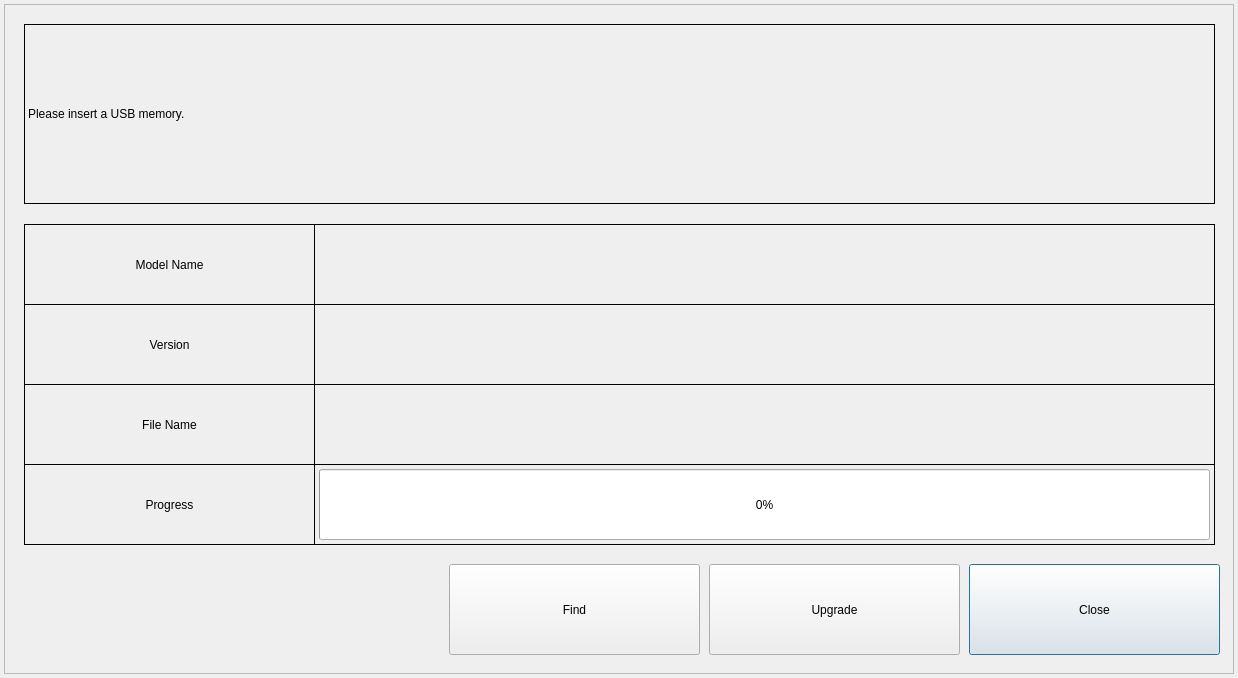
<?xml version="1.0" encoding="UTF-8"?>
<ui version="4.0">
 <class>AppUpgradeDialog</class>
 <widget class="QDialog" name="AppUpgradeDialog">
  <property name="geometry">
   <rect>
    <x>0</x>
    <y>0</y>
    <width>1238</width>
    <height>678</height>
   </rect>
  </property>
  <property name="windowTitle">
   <string>APPUPGRADE PROPERTY</string>
  </property>
  <widget class="QFrame" name="frame">
   <property name="geometry">
    <rect>
     <x>4</x>
     <y>4</y>
     <width>1230</width>
     <height>670</height>
    </rect>
   </property>
   <property name="frameShape">
    <enum>QFrame::StyledPanel</enum>
   </property>
   <property name="frameShadow">
    <enum>QFrame::Raised</enum>
   </property>
   <widget class="QPushButton" name="buttonClose">
    <property name="geometry">
     <rect>
      <x>965</x>
      <y>560</y>
      <width>251</width>
      <height>91</height>
     </rect>
    </property>
    <property name="text">
     <string>Close</string>
    </property>
   </widget>
   <widget class="QLabel" name="labelStatus">
    <property name="geometry">
     <rect>
      <x>20</x>
      <y>20</y>
      <width>1191</width>
      <height>180</height>
     </rect>
    </property>
    <property name="frameShape">
     <enum>QFrame::Box</enum>
    </property>
    <property name="text">
     <string>Please insert a USB memory.</string>
    </property>
   </widget>
   <widget class="QPushButton" name="buttonUpgrade">
    <property name="geometry">
     <rect>
      <x>705</x>
      <y>560</y>
      <width>251</width>
      <height>91</height>
     </rect>
    </property>
    <property name="text">
     <string>Upgrade</string>
    </property>
   </widget>
   <widget class="QPushButton" name="buttonFind">
    <property name="geometry">
     <rect>
      <x>445</x>
      <y>560</y>
      <width>251</width>
      <height>91</height>
     </rect>
    </property>
    <property name="text">
     <string>Find</string>
    </property>
   </widget>
   <widget class="QLabel" name="labelModelName">
    <property name="geometry">
     <rect>
      <x>20</x>
      <y>220</y>
      <width>291</width>
      <height>81</height>
     </rect>
    </property>
    <property name="frameShape">
     <enum>QFrame::Box</enum>
    </property>
    <property name="text">
     <string>Model Name</string>
    </property>
    <property name="alignment">
     <set>Qt::AlignCenter</set>
    </property>
   </widget>
   <widget class="QLabel" name="labelModelNameValue">
    <property name="geometry">
     <rect>
      <x>310</x>
      <y>220</y>
      <width>901</width>
      <height>81</height>
     </rect>
    </property>
    <property name="frameShape">
     <enum>QFrame::Box</enum>
    </property>
    <property name="text">
     <string/>
    </property>
   </widget>
   <widget class="QLabel" name="labelVersion">
    <property name="geometry">
     <rect>
      <x>20</x>
      <y>300</y>
      <width>291</width>
      <height>81</height>
     </rect>
    </property>
    <property name="frameShape">
     <enum>QFrame::Box</enum>
    </property>
    <property name="text">
     <string>Version</string>
    </property>
    <property name="alignment">
     <set>Qt::AlignCenter</set>
    </property>
   </widget>
   <widget class="QLabel" name="labelVersionValue">
    <property name="geometry">
     <rect>
      <x>310</x>
      <y>300</y>
      <width>901</width>
      <height>81</height>
     </rect>
    </property>
    <property name="frameShape">
     <enum>QFrame::Box</enum>
    </property>
    <property name="text">
     <string/>
    </property>
   </widget>
   <widget class="QLabel" name="labelFileName">
    <property name="geometry">
     <rect>
      <x>20</x>
      <y>380</y>
      <width>291</width>
      <height>81</height>
     </rect>
    </property>
    <property name="frameShape">
     <enum>QFrame::Box</enum>
    </property>
    <property name="text">
     <string>File Name</string>
    </property>
    <property name="alignment">
     <set>Qt::AlignCenter</set>
    </property>
   </widget>
   <widget class="QLabel" name="labelFileNameValue">
    <property name="geometry">
     <rect>
      <x>310</x>
      <y>380</y>
      <width>901</width>
      <height>81</height>
     </rect>
    </property>
    <property name="frameShape">
     <enum>QFrame::Box</enum>
    </property>
    <property name="text">
     <string/>
    </property>
   </widget>
   <widget class="QProgressBar" name="progressBar">
    <property name="geometry">
     <rect>
      <x>315</x>
      <y>465</y>
      <width>891</width>
      <height>71</height>
     </rect>
    </property>
    <property name="value">
     <number>0</number>
    </property>
   </widget>
   <widget class="QLabel" name="labelProgress">
    <property name="geometry">
     <rect>
      <x>20</x>
      <y>460</y>
      <width>291</width>
      <height>81</height>
     </rect>
    </property>
    <property name="frameShape">
     <enum>QFrame::Box</enum>
    </property>
    <property name="text">
     <string>Progress</string>
    </property>
    <property name="alignment">
     <set>Qt::AlignCenter</set>
    </property>
   </widget>
   <widget class="QLabel" name="labelProgressValue">
    <property name="geometry">
     <rect>
      <x>310</x>
      <y>460</y>
      <width>901</width>
      <height>81</height>
     </rect>
    </property>
    <property name="frameShape">
     <enum>QFrame::Box</enum>
    </property>
    <property name="text">
     <string/>
    </property>
   </widget>
   <zorder>labelProgressValue</zorder>
   <zorder>buttonClose</zorder>
   <zorder>labelStatus</zorder>
   <zorder>buttonUpgrade</zorder>
   <zorder>buttonFind</zorder>
   <zorder>labelModelName</zorder>
   <zorder>labelModelNameValue</zorder>
   <zorder>labelVersion</zorder>
   <zorder>labelVersionValue</zorder>
   <zorder>labelFileName</zorder>
   <zorder>labelFileNameValue</zorder>
   <zorder>progressBar</zorder>
   <zorder>labelProgress</zorder>
  </widget>
 </widget>
 <layoutdefault spacing="6" margin="11"/>
 <resources/>
 <connections/>
</ui>
